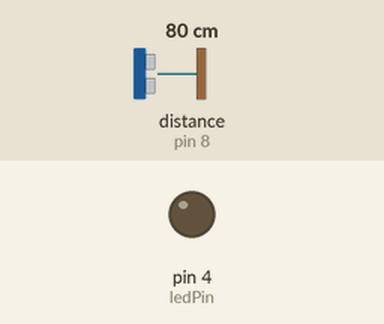
This sketch was run on a simulated Arduino Uno, built with avr-gcc and run on an emulated ATmega328P. Parts: output pins drawn as LEDs (lit = HIGH). Wiring (inferred from the names in the program): ultrasonic range finder: trigger pin 7; echo pin 8. The inputs (shaded band) are chosen by the test bench; at power-on: distance to the obstacle (sensor on pin 8) 80 cm. The echo pulse lasts 58.3 µs per cm; pins used as bus, display or sensor lines are not drawn; what the sketch prints to the serial monitor is not drawn.

Above: at 1.8 s.
1.9 s: distance to the obstacle (sensor on pin 8) set to 12 cm
3.4 s: distance to the obstacle (sensor on pin 8) set to 9 cm
At 4.3 s:
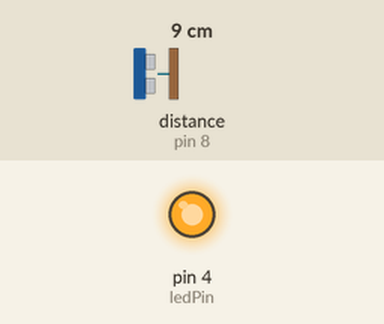
5.5 s: distance to the obstacle (sensor on pin 8) set to 18 cm
At 7.1 s:
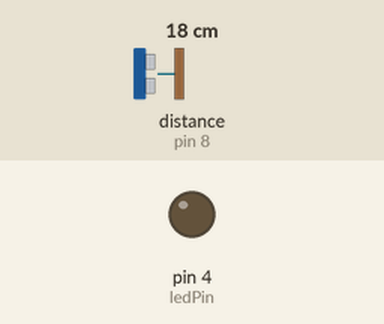
7.5 s: distance to the obstacle (sensor on pin 8) set to 2 cm
At 8.7 s:
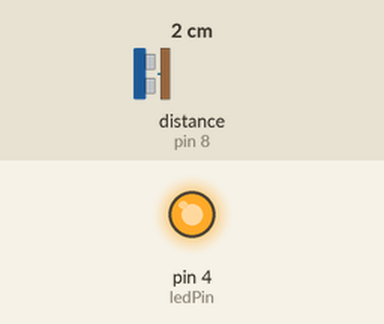
Timing chart, 0 to 10.5 s (numbered marks = the images above; inputs shaded):
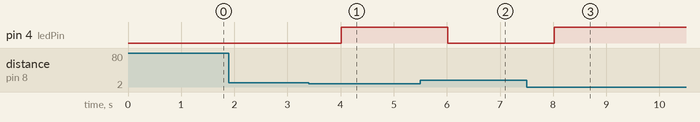

The sketch:

UltrasonicSensor.ino
```cpp
const int trigPin = 7;
const int echoPin = 8;
int ledPin = 4;
long duration;

int distance;
void setup() {
  // put your setup code here, to run once:
  pinMode(trigPin,OUTPUT);
  pinMode(echoPin,INPUT);
  pinMode(ledPin,OUTPUT);
  Serial.begin(9600);

}

void loop() {
  // put your main code here, to run repeatedly:
  //clears the trigPin
  digitalWrite(trigPin,LOW);
  delayMicroseconds(2);

//sets teh trigPin on HIGH state for 10 micro seconds
  digitalWrite(trigPin,HIGH);
  delayMicroseconds(10);
  digitalWrite(trigPin,LOW);

  //reads the echoPin, returns the sound wave travel time in microseconds
  duration = pulseIn(echoPin, HIGH);

//calculating distance
  distance = duration *0.034/2;

  if(distance < 10){
    digitalWrite(ledPin, HIGH);
  }else{
    digitalWrite(ledPin, LOW);
  }

  Serial.print("Distance is: ");
  Serial.print(distance);
  Serial.print(" cm");
  delay(1000);
 }
```

Measured:
- the behaviour switches between 11 and 10 cm on distance to the obstacle (sensor on pin 8) (found by bisection; images 0 and 1)
- after the input at 1.9 s, every drawn part: stays the same
- after the input at 3.4 s, pin 4 (ledPin): LOW → HIGH after 0.61 s
- after the input at 5.5 s, pin 4 (ledPin): HIGH → LOW after 0.52 s
- after the input at 7.5 s, pin 4 (ledPin): LOW → HIGH after 0.52 s
